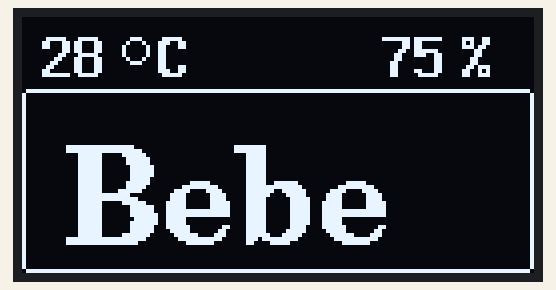
Recording of a sketch running on a simulated Arduino Uno, built with avr-gcc and run on an emulated ATmega328P. Parts: 128×64 one-colour display.

Above: at 0.3 s.

The sketch:

Display.ino
```cpp
/*
* Desenhando temperatura no display (v1.0)
* Componentes: Display 0,96" 128 x 64 I2C SSD1206
* Biblioteca: U8g - https://github.com/olikraus/u8glib/
* Autor: Luiz Cruz
*
*
* Wire:
* A5 - SDA
* A4 - SLC
*/


#include <U8glib.h>


U8GLIB_SSD1306_128X64 u8g(U8G_I2C_OPT_NO_ACK);

void draw()
{
  //Fonte
  u8g.setFont(u8g_font_8x13B);

  //Temperatura
  u8g.drawStr( 5, 15, "28");
  u8g.drawCircle(28,8,3);
  u8g.drawStr( 34, 15, "C");

  //Umidade
  u8g.drawStr( 90, 15, "75");
  u8g.drawStr( 110, 15, "%");

  //Nome
  //u8g_font_fub30
  u8g.setFont(u8g_font_ncenB24);
  u8g.drawStr( 10, 57, "Bebe");

  //Moldura
  u8g.drawRFrame(0,18, 128, 46, 2);

}

void setup(void)
{
  Serial.begin(9600);
}

void loop(void)
{
  //Loop
  u8g.firstPage();
  do
  {
    draw();
  } while( u8g.nextPage() );

  delay(100);
}
```
